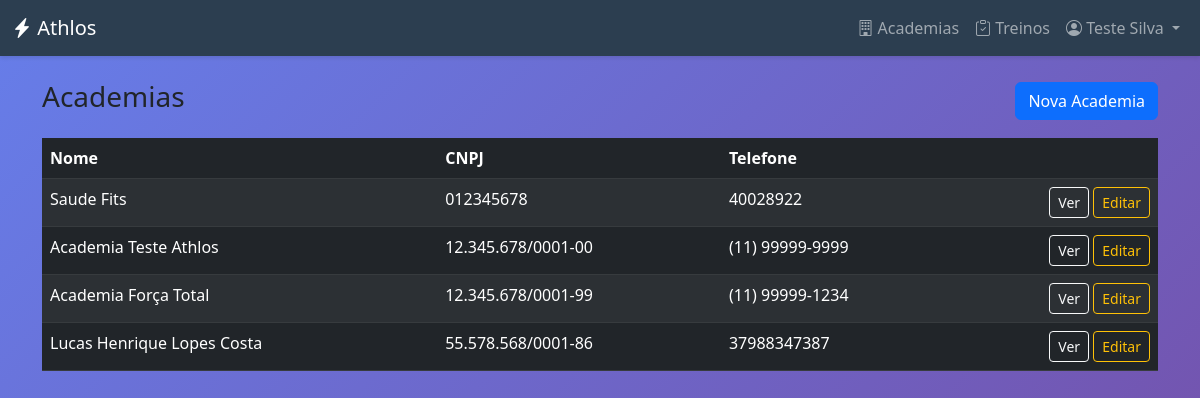
/academias/ (signed in), run on the app's committed database.
### usuarios/models.py (models this page shows, shortened)
class CustomUser(AbstractUser):
    class TipoUsuario(models.TextChoices):
        ADMIN_SISTEMA = "ADMIN_SISTEMA", "Admin do Sistema"
        ADMIN_ACADEMIA = "ADMIN", "Admin da Academia"
        PERSONAL_TRAINER = "PERSONAL", "Personal Trainer"
        ALUNO = "ALUNO", "Aluno"
    email = models.EmailField(unique=True, verbose_name="Endereço de e-mail")
    user_type = models.CharField(
        max_length=20,
        choices=TipoUsuario.choices,
        default=TipoUsuario.ALUNO,
        verbose_name="Tipo de Usuário",
    )
    academia = models.ForeignKey(
        "academias.Academia",
        on_delete=models.SET_NULL,
        null=True,
        blank=True,
        verbose_name="Academia",
    )
    groups = models.ManyToManyField(
        Group,
        verbose_name="groups",
        blank=True,
        help_text=(
            "The groups this user belongs to. A user will get all permissions "
            "granted to each of their groups."
        ),
        related_name="customuser_groups",
        related_query_name="user",
    )
    user_permissions = models.ManyToManyField(
        Permission,
        verbose_name="user permissions",
        blank=True,
        help_text="Specific permissions for this user.",
        related_name="customuser_permissions",
        related_query_name="user",
    )
    USERNAME_FIELD = "email"
    REQUIRED_FIELDS = ["username", "first_name", "last_name"]

### academias/models.py (models this page shows, shortened)
class Academia(models.Model):
    nome_fantasia = models.CharField(max_length=100, verbose_name="Nome Fantasia")
    cnpj = models.CharField(max_length=18, unique=True, verbose_name="CNPJ")
    endereco = models.CharField(max_length=255, verbose_name="Endereço")
    telefone = models.CharField(max_length=15, verbose_name="Telefone")
    data_criacao = models.DateTimeField(
        auto_now_add=True, verbose_name="Data de Criação"
    )
    class Meta:
        verbose_name = "Academia"
        verbose_name_plural = "Academias"

### core/views.py (the view)
# urls.py: path("academias/", views.academia_list, name="academia_list"),
@login_required
def academia_list(request):
    if request.user.user_type not in ["ADMIN", "ADMIN_SISTEMA", "PERSONAL"]:
        messages.error(request, "Acesso negado.")
        return redirect("dashboard")
    academias = Academia.objects.all()
    return render(
        request, "core/academias/academia_list.html", {"academias": academias}
    )

### core/templates/core/academias/academia_list.html (shortened to what this page needs)
{% extends 'core/base.html' %}
{% block content %}
<div class="container py-4">
    <div class="d-flex justify-content-between align-items-center mb-3">
        <h3>Academias</h3>
        <a href="{% url 'academia_create' %}" class="btn btn-primary">Nova Academia</a>
    </div>
    {% if academias %}
    <div class="table-responsive">
        <table class="table table-striped table-dark">
            <thead>
                <tr>
                    <th>Nome</th>
                    <th>CNPJ</th>
                    <th>Telefone</th>
                    <th></th>
                </tr>
            </thead>
            <tbody>
                {% for a in academias %}
                <tr>
                    <td>{{ a.nome_fantasia }}</td>
                    <td>{{ a.cnpj }}</td>
                    <td>{{ a.telefone }}</td>
                    <td class="text-end">
                        <a href="{% url 'academia_detail' a.pk %}" class="btn btn-sm btn-outline-light">Ver</a>
                        <a href="{% url 'academia_edit' a.pk %}" class="btn btn-sm btn-outline-warning">Editar</a>
                    </td>
                </tr>
                {% endfor %}
            </tbody>
        </table>
    </div>
    {% else %}
    <div class="alert alert-info">Nenhuma academia encontrada.</div>
    {% endif %}
</div>
{% endblock %}

### core/templates/core/base.html (shortened to what this page needs)
<!DOCTYPE html>
<html lang="pt-BR">
<head>
    <link href="https://cdn.jsdelivr.net/npm/bootstrap@5.3.0/dist/css/bootstrap.min.css" rel="stylesheet">
    <link rel="stylesheet" href="https://cdn.jsdelivr.net/npm/bootstrap-icons@1.10.0/font/bootstrap-icons.css">
</head>
<body>
    {% if user.is_authenticated %}
    <nav class="navbar navbar-expand-lg navbar-dark navbar-custom">
        <div class="container-fluid">
            <a class="navbar-brand" href="{% url 'dashboard' %}">
                <i class="bi bi-lightning-charge-fill"></i> Athlos
            </a>
            <div class="collapse navbar-collapse" id="navbarNav">
                <ul class="navbar-nav ms-auto">
                    {% if user.is_authenticated %}
                    {% if user.user_type == 'PERSONAL' %}
                    <li class="nav-item">
                        <a class="nav-link" href="{% url 'academia_list' %}">
                            <i class="bi bi-building"></i> Academias
                        </a>
                    </li>
                    <li class="nav-item">
                        <a class="nav-link" href="{% url 'aluno_list' %}">
                            <i class="bi bi-people"></i> Alunos
                        </a>
                    </li>
                    <li class="nav-item">
                        <a class="nav-link" href="{% url 'treino_list' %}">
                            <i class="bi bi-clipboard-check"></i> Treinos
                        </a>
                    </li>
                    {% elif user.user_type in 'ADMIN,ADMIN_SISTEMA' %}
                    <li class="nav-item">
                        <a class="nav-link" href="{% url 'academia_list' %}">
                            <i class="bi bi-building"></i> Academias
                        </a>
                    </li>
                    <li class="nav-item">
                        <a class="nav-link" href="{% url 'treino_list' %}">
                            <i class="bi bi-clipboard-check"></i> Treinos
                        </a>
                    </li>
                    {% endif %}
                    {% endif %}
                    <li class="nav-item dropdown">
                        <a class="nav-link dropdown-toggle" href="#" id="userDropdown" role="button"
                            data-bs-toggle="dropdown">
                            <i class="bi bi-person-circle"></i> {{ user.get_full_name }}
                        </a>
                    </li>
                </ul>
            </div>
        </div>
    </nav>
    {% endif %}
    <main>
        {% block content %}{% endblock %}
    </main>
</body>
</html>

### core/templates/core/base.html (style rules this page uses)
:root { --primary-color: #2c3e50; --secondary-color: #3498db; --success-color: #27ae60; --danger-color: #e74c3c; }
body { min-height: 100vh; background: linear-gradient(135deg, #667eea 0%, #764ba2 100%); }
.navbar-custom { background: var(--primary-color); box-shadow: 0 2px 4px rgba(0, 0, 0, .1); }

### data on the page
CustomUser: get_full_name "Teste Silva"
Academia: nome_fantasia "Saude Fits", cnpj "012345678", telefone "40028922"
Academia: nome_fantasia "Academia Teste Athlos", cnpj "12.345.678/0001-00", telefone "(11) 99999-9999"
Academia: nome_fantasia "Academia Força Total", cnpj "12.345.678/0001-99", telefone "(11) 99999-1234"
Academia: nome_fantasia "Lucas Henrique Lopes Costa", cnpj "55.578.568/0001-86", telefone "37988347387"
